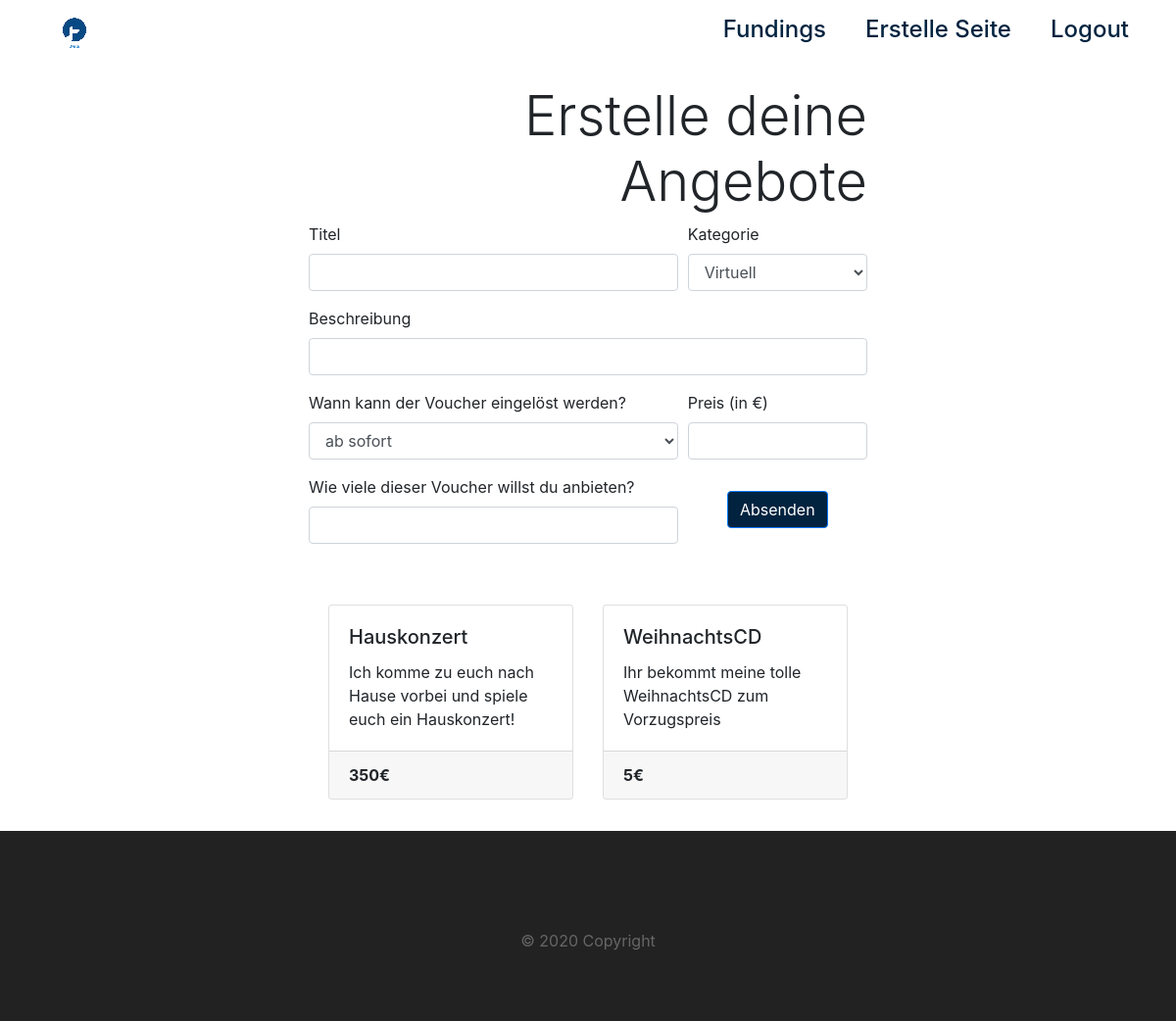
/createRewards/1 (signed in), run on the app's committed database.
### app.py (models this page shows)
class Reward(db.Model):
    Page_Id = db.Column(db.Integer, db.ForeignKey("page.id"))
    id = db.Column(db.Integer, primary_key=True)
    title = db.Column(db.String)
    description = db.Column(db.String)
    category_form = db.Column(db.String)
    category_time = db.Column(db.String)
    price = db.Column(db.Float)
    primary = db.Column(db.Boolean)
    active = db.Column(db.Boolean)

### app.py (the view, shortened to what this page needs)
@app.route("/createRewards/<int:pageId>", methods=['GET', 'POST'])
@login_required
def createRewards(pageId):
    rewards = Reward.query.filter_by(Page_Id=pageId)
    form = CreateRewardForm()
    return render_template("createRewards.html", title="Angebote erstellen", form=form, rewards=rewards)

### app.py
class CreateRewardForm(FlaskForm):
    title = StringField(
        "Titel", [DataRequired(message="Bitte gib einen Titel an.")])
    description = StringField(
        "Beschreibung", [DataRequired(message="Bitte gib eine Beschreibung an.")])
    category_form = SelectField("Kategorie", [DataRequired(message="Bitte wähle eine Kategorie aus.")], choices=[
                                  ('Virtuell', 'Virtuell'), ('Analog', 'Analog')])
    category_time = SelectField("Wann kann der Voucher eingelöst werden?", [DataRequired(message="Bitte wähle einen Zeitraum aus.")], choices=[
        ('ab sofort', 'ab sofort'), ('nach der Krise', 'nach der Krise')])
    price = IntegerField(
        "Preis (in €)", [DataRequired(message="Bitte gib einen Preis an.")])
    number = IntegerField("Wie viele dieser Voucher willst du anbieten?", validators=[
                                  DataRequired(message="Bitte gib eine Anzahl an."), NumberRange(min=0)])
    submit = SubmitField('Absenden')

### app.py (called while the page is built)
@login.user_loader
def load_user(id):
    return User.query.get(int(id))

### templates/createRewards.html (shortened to what this page needs)
{% extends "layout.html" %}
{% block body %}
<div class="container-fluid my-3">
  <div class="row justify-content-center">
    <div class="col-12 col-lg-6">
      <div class="text-right">
        <h1 class="display-4">Erstelle deine Angebote</h1>
      </div>
      <form id="createRewardForm" action="" method="post">
        <div class="form-row">
          <div class="form-group col-8">
            {{ form.title.label }}
            {{ form.title(class="form-control") }}
          </div>
          <div class="form-group col-4">
            {{ form.category_form.label }}
            {{ form.category_form(class="form-control") }}
          </div>
        </div>
        <div class="form-group">
          {{ form.description.label }}
          {{ form.description(class="form-control") }}
        </div>
        <div class="form-row">
          <div class="form-group col-8">
            {{ form.category_time.label }}
            {{ form.category_time(class="form-control") }}
          </div>
          <div class="form-group col-4">
            {{ form.price.label }}
            {{ form.price(class="form-control") }}
          </div>
        </div>
        <div class="form-row">
          <div class="form-group col-8">
            {{ form.number.label }}
            {{ form.number(class="form-control") }}
          </div>
          <div class="form-group col-4 text-center">
            {{ form.submit(class="btn btn-primary mt-3") }}
          </div>
        </div>
      </form>
    </div>
  </div>
  <div class="row justify-content-center" style="margin-top:30px;">
    <div class="col-10">
      <div class="card-deck justify-content-center">
      {% for r in rewards %}
        <div class="card my-3" style="min-width:250px; max-width:250px;">
          <div class="card-body">
            <h5 class="card-title">{{ r.title }}</h5>
            <p class="card-text">{{ r.description }}</p>
          </div>
          <div class="card-footer">
            <strong>{{ r.price | int }}€</strong>
          </div>
        </div>
        {% endfor %}
      </div>
    </div>
  </div>
</div>
{% endblock %}

### static/main.css (style rules this page uses)
body { padding: 0; margin: 0; background: #fff; }
.btn-primary { background-color: #01233f; }

### data on the page
Reward: title "Hauskonzert", description "Ich komme zu euch nach Hause vorbei und spiele euch ein Hauskonzert!", price "350"
Reward: title "WeihnachtsCD", description "Ihr bekommt meine tolle WeihnachtsCD zum Vorzugspreis", price "5"
